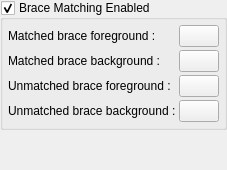
       <widget class="QWidget" name="pBraceMatching">
        <layout class="QVBoxLayout">
         <property name="spacing">
          <number>3</number>
         </property>
         <property name="margin">
          <number>0</number>
         </property>
         <item>
          <widget class="QGroupBox" name="gbBraceMatchingEnabled">
           <property name="title">
            <string>Brace Matching Enabled</string>
           </property>
           <property name="checkable">
            <bool>true</bool>
           </property>
           <layout class="QGridLayout">
            <property name="margin">
             <number>5</number>
            </property>
            <property name="spacing">
             <number>3</number>
            </property>
            <item row="0" column="0" colspan="2">
             <layout class="QGridLayout">
              <property name="spacing">
               <number>3</number>
              </property>
              <item row="1" column="1">
               <widget class="ColorButton" name="tbMatchedBraceBackground">
                <property name="sizePolicy">
                 <sizepolicy hsizetype="Fixed" vsizetype="Fixed">
                  <horstretch>0</horstretch>
                  <verstretch>0</verstretch>
                 </sizepolicy>
                </property>
               </widget>
              </item>
              <item row="2" column="0">
               <widget class="QLabel" name="lUnmatchedBraceForeground">
                <property name="text">
                 <string>Unmatched brace foreground :</string>
                </property>
               </widget>
              </item>
              <item row="1" column="0">
               <widget class="QLabel" name="lMatchedBraceBackground">
                <property name="text">
                 <string>Matched brace background :</string>
                </property>
               </widget>
              </item>
              <item row="3" column="0">
               <widget class="QLabel" name="lUnmatchedBraceBackground">
                <property name="text">
                 <string>Unmatched brace background :</string>
                </property>
               </widget>
              </item>
              <item row="0" column="1">
               <widget class="ColorButton" name="tbMatchedBraceForeground">
                <property name="sizePolicy">
                 <sizepolicy hsizetype="Fixed" vsizetype="Fixed">
                  <horstretch>0</horstretch>
                  <verstretch>0</verstretch>
                 </sizepolicy>
                </property>
               </widget>
              </item>
              <item row="0" column="0">
               <widget class="QLabel" name="lMatchedBraceForeground">
                <property name="text">
                 <string>Matched brace foreground :</string>
                </property>
               </widget>
              </item>
              <item row="3" column="1">
               <widget class="ColorButton" name="tbUnmatchedBraceBackground">
                <property name="sizePolicy">
                 <sizepolicy hsizetype="Fixed" vsizetype="Fixed">
                  <horstretch>0</horstretch>
                  <verstretch>0</verstretch>
                 </sizepolicy>
                </property>
               </widget>
              </item>
              <item row="2" column="1">
               <widget class="ColorButton" name="tbUnmatchedBraceForeground">
                <property name="sizePolicy">
                 <sizepolicy hsizetype="Fixed" vsizetype="Fixed">
                  <horstretch>0</horstretch>
                  <verstretch>0</verstretch>
                 </sizepolicy>
                </property>
               </widget>
              </item>
             </layout>
            </item>
           </layout>
          </widget>
         </item>
         <item>
          <spacer>
           <property name="orientation">
            <enum>Qt::Vertical</enum>
           </property>
           <property name="sizeHint" stdset="0">
            <size>
             <width>20</width>
             <height>40</height>
            </size>
           </property>
          </spacer>
         </item>
        </layout>
       </widget>
